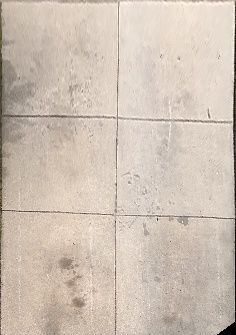
#> input picture imaging/new_driveway.jpg, 236 x 335 px, found by its file name
$ python gui_video_dynamic.py
#> lines starting #> are read from the running program, lines starting #| are printed output that depends on the picture; after the words box and inside, x2 and y2 are one past the last pixel; in counts of white or black regions, pixels touching at a corner belong together
import cv2
import numpy as np

# 1. Load reference target image and video
ref_img = cv2.imread('new_driveway.jpg', cv2.IMREAD_GRAYSCALE)
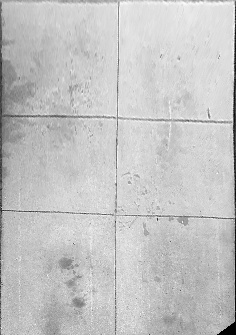
#> ref_img: shape (335, 236); min 0, max 252, mean 196.3
cap = cv2.VideoCapture('driveway_vid.mp4')

# 2. Initialize feature detector (ORB is fast and free)
orb = cv2.ORB_create(nfeatures=2000)
kp_ref, des_ref = orb.detectAndCompute(ref_img, None)
#> kp_ref = 698 keypoints; strongest (x, y, size): (159, 216, 31), (157, 219, 31), (157, 215, 31), (113, 117, 31)

# Initialize Brute-Force Matcher for binary descriptors
bf = cv2.BFMatcher(cv2.NORM_HAMMING, crossCheck=True)

while cap.isOpened():
    ret, frame = cap.read()
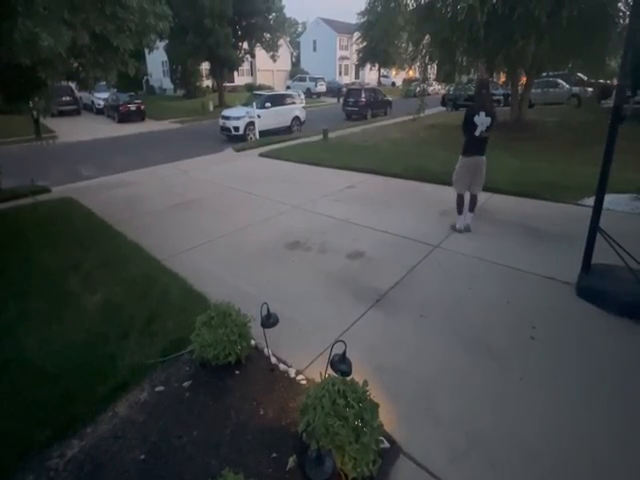
#> input picture frame 140 of imaging/test_scripts/driveway_vid.mp4, 640 x 480 px
#> frame is the input picture: shape (480, 640, 3); mean B, G, R 70, 69.9, 65.5
    if not ret:
        break

    # Convert current video frame to grayscale
    gray_frame = cv2.cvtColor(frame, cv2.COLOR_BGR2GRAY)

    # Find keypoints and descriptors in the video frame
    kp_frame, des_frame = orb.detectAndCompute(gray_frame, None)
#> kp_frame = 1842 keypoints; strongest (x, y, size): (240, 130, 37.2), (235, 127, 37.2), (245, 43, 31), (233, 81, 31)

    if des_frame is not None:
        # Match features between reference and frame
        matches = bf.match(des_ref, des_frame)
#> matches = 277 matches
        # Sort matches by distance (best matches first)
        matches = sorted(matches, key=lambda x: x.distance)

        # Keep only the top matches (minimum 4 points required for homography)
        good_matches = matches[:50]
#> good_matches = 50 matches

        if len(good_matches) >= 10:
            # Extract coordinates of matched points
            pts_ref = np.float32([kp_ref[m.queryIdx].pt for m in good_matches]).reshape(-1, 1, 2)
#> pts_ref = 50 rows, first 8: [178, 220], [71, 291], [174, 216], [55, 302], [115.2, 253.2], [81, 116], [107, 274], [145, 235]
            pts_frame = np.float32([kp_frame[m.trainIdx].pt for m in good_matches]).reshape(-1, 1, 2)
#> pts_frame = 50 rows, first 8: [263.5, 312.5], [330.9, 360.8], [297.2, 57.02], [343.4, 373.2], [240.1, 136.2], [293.8, 59.04], [236.4, 370.8], [248.8, 87.09]

            print(pts_ref, pts_frame)
#> (printed output is left out)

            # Compute Homography matrix using RANSAC to filter out outlier mismatches
            H, mask = cv2.findHomography(pts_ref, pts_frame, cv2.RANSAC, 5.0)
#> H = [[1.77, -1.96, 291.3], [0.306, -0.395, 64.39], [0.006, -0.00671, 1]]; mask = 50 values, max 1 at index 2, min 0 at index 0, mean 0.08

            # Use the Homography matrix to warp an overlay image or find boundaries
            h, w = ref_img.shape
#> h = 335; w = 236
            corners = np.float32([[0, 0], [0, h-1], [w-1, h-1], [w-1, 0]]).reshape(-1, 1, 2)
#> corners = [[0, 0], [0, 334], [235, 334], [235, 0]]

            # Transform corners to frame space
            transformed_corners = cv2.perspectiveTransform(corners, H)
#> transformed_corners = [[291.3, 64.39], [293.4, 54.53], [304, 25.75], [293.3, 56.58]]

            # Draw the bounding box on the video frame
            frame = cv2.polylines(frame, [np.int32(transformed_corners)], True, (0, 255, 0), 3)
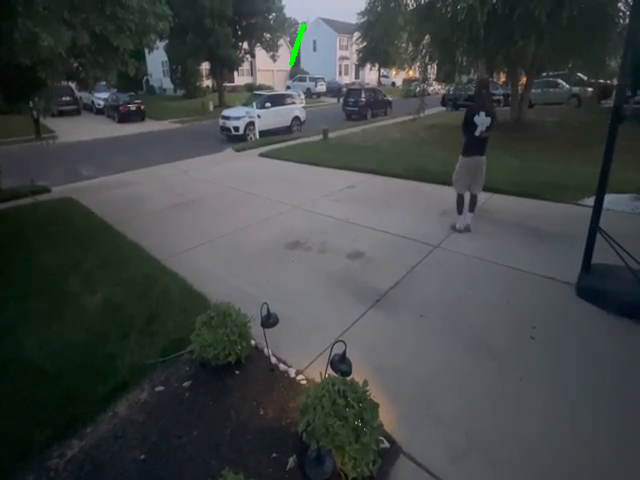
#> frame: shape (480, 640, 3); 0.08% of pixels changed, all inside (x1, y1, x2, y2) = (289, 23, 306, 67)

    cv2.imshow('Homography Video Tracking', frame)
    if cv2.waitKey(1) & 0xFF == ord('q'):
#> (key q is pressed here)
        break

cap.release()
cv2.destroyAllWindows()
